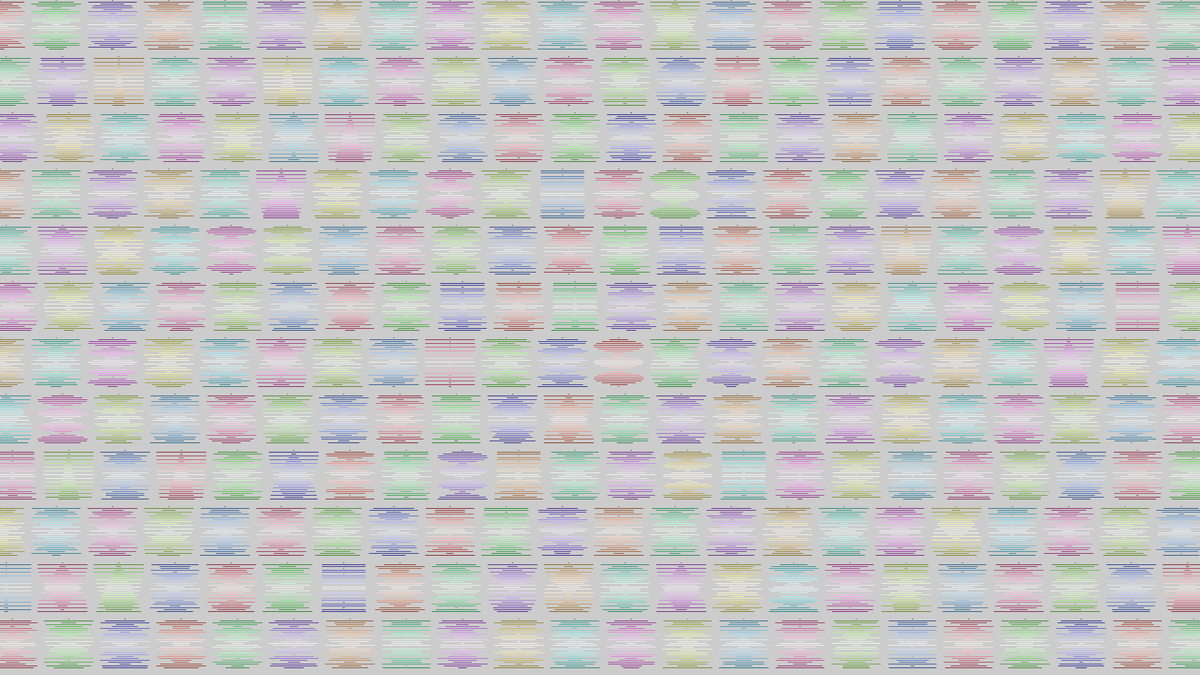
Frame 1 (no input)
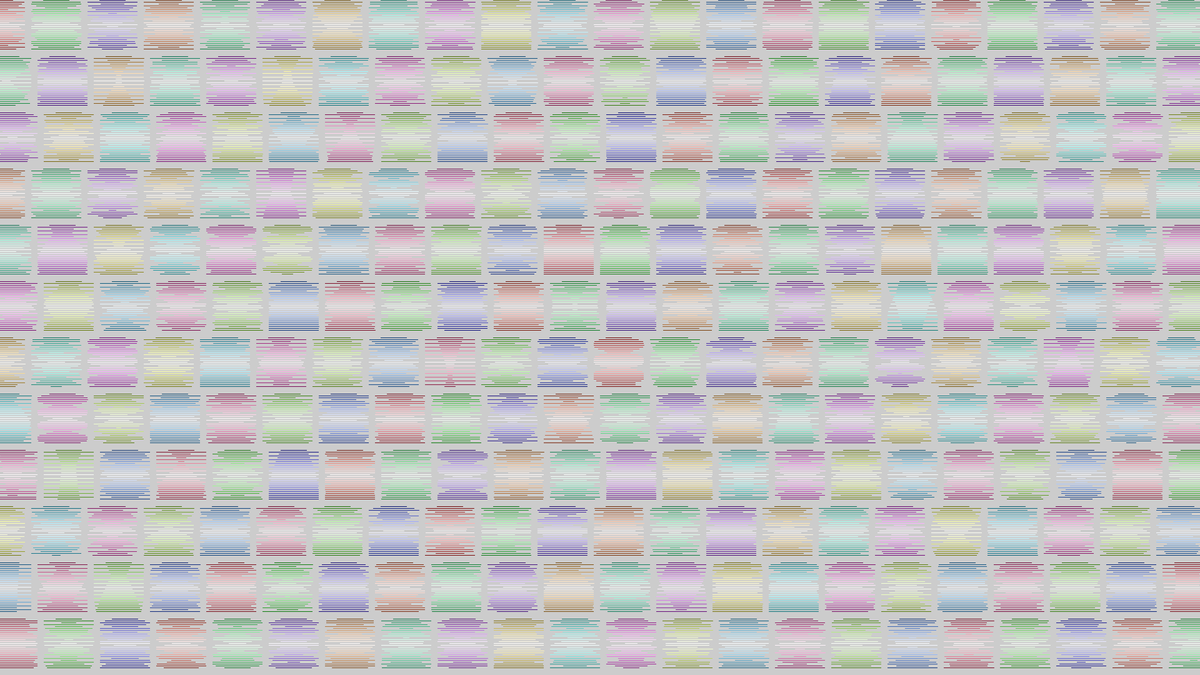
Frame 60 (the mouse pressed at the canvas centre just before this capture)
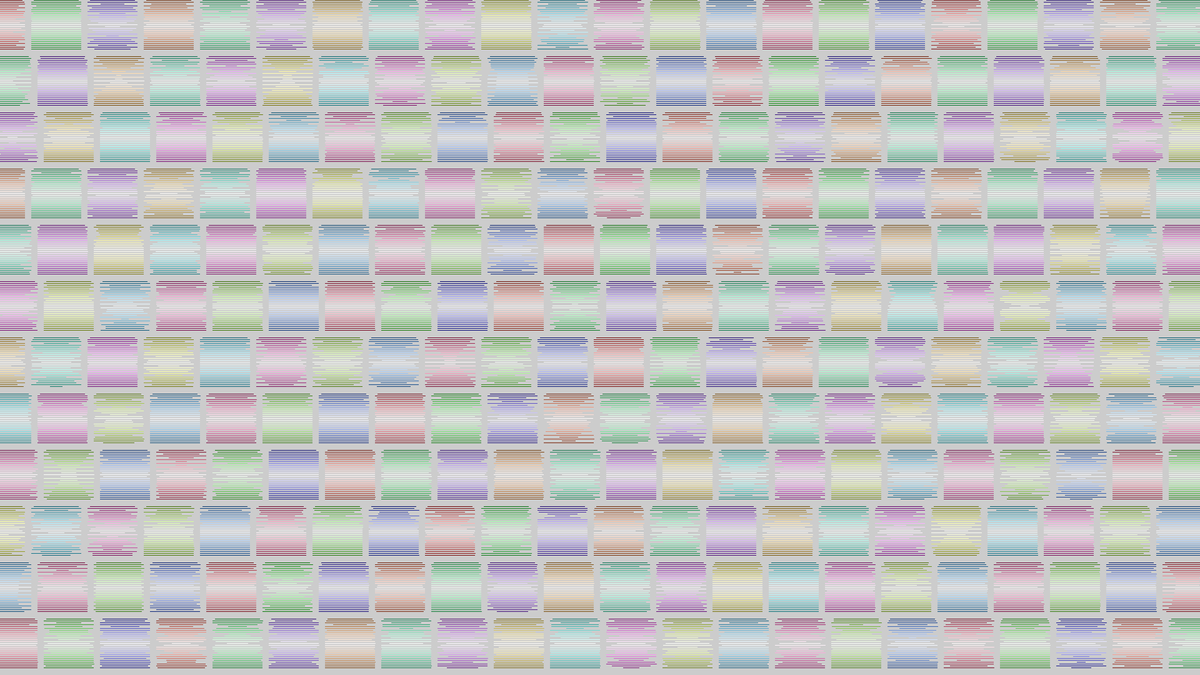
Frame 120 (the mouse held since frame 60 and released just before this capture)

The Processing sketch that drew these frames (run headless with seeded random() and noise(); from frame 60 on, the mouse is pressed at the canvas centre):

// Processing sketch: bit2atom_20210217c_colorUnits
// ── bit2atom_20210217c_colorUnits.pde
float t, x, y, N, d, a;
void setup() {
  size(1920, 1080);
  colorMode(HSB);
}
void draw() {
  clear();
  t+=.001;
  for (y=0; y<1080; y+=90)for (x=y/90%3*10; x<1920; x+=90)for (d=0; d<80; d+=3) {
    stroke((x+y)%255, a=abs(40-d)*6, 350-a);
    line(x-(N=sin(t*9+noise(x, y, t)*d)*40), y+d, x+N, y+d);
  }
}
